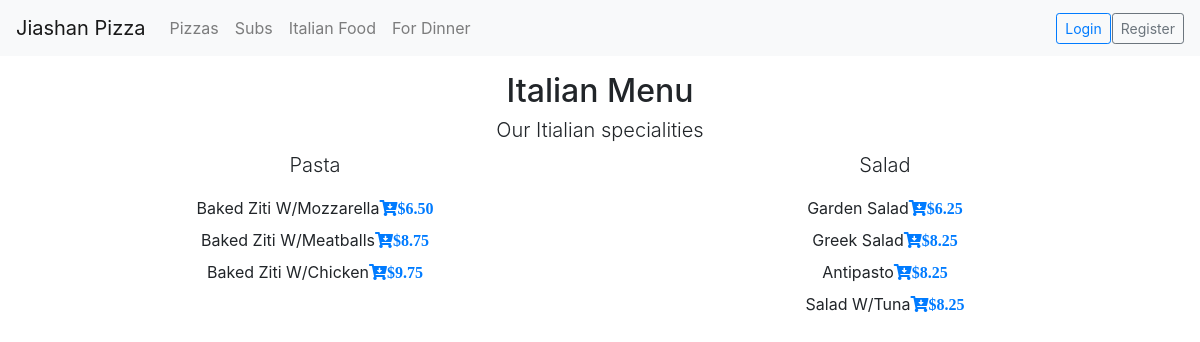
/italian, run on an earlier commit of the app's database.
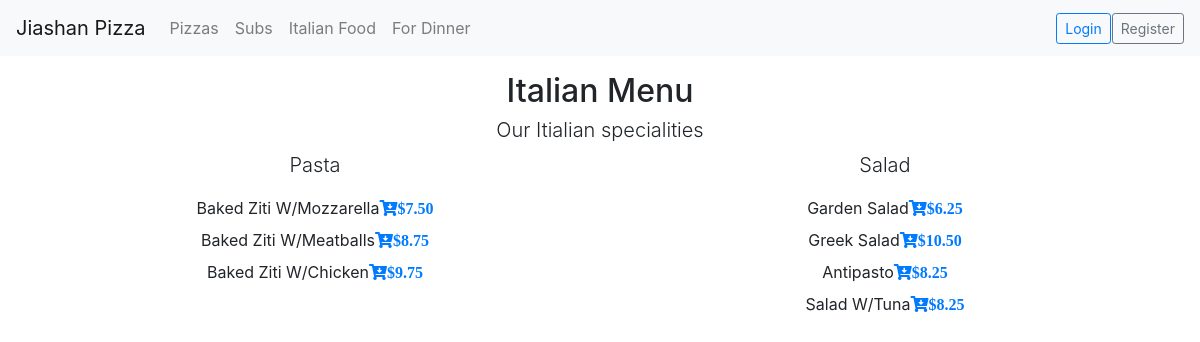
And on a later commit of the database.
### orders/models.py (models this page shows, shortened)
class Pasta (models.Model):
    name = models.CharField(max_length=64)
    price = models.DecimalField(max_digits=5, decimal_places=2)

class Salad (models.Model):
    name = models.CharField(max_length=64)
    price = models.DecimalField(max_digits=5, decimal_places=2)

### orders/views.py (the view)
# urls.py: path("italian", views.italian, name="italian"),
def italian(request):
    pasta = Pasta.objects.all()
    salad = Salad.objects.all()
    context = {
    "user": request.user,
    "pasta": pasta,
    "salad": salad,
    }
    return render(request, "orders/italian.html", context)

### orders/templates/orders/italian.html (shortened to what this page needs)
{% extends "orders/base.html" %}
{% block body %}
<div class="container text-center">
  <div class="row justify-content-center margin-top">
    <div class="col-4">
      <h2>Italian Menu</h2>
      <h4 class="lead">Our Itialian specialities</h4>
    </div>
  </div>
  <div class="row">
    <div class="col">
      <p class="lead">Pasta</p>
      <dl class="text-center Capitalize">
        {% for p in pasta %}
        <dd class="item">{{ p.name }}<a href="#" data-type='pasta' data-order='{"ID":"{{p.id}}", "name":"{{p.name}}", "price":{{p.price}}}' class="fas fa-cart-arrow-down new-order">${{p.price}}</a></dd>
        {% endfor %}
      </dl>
    </div>
    <div class="col">
      <p class="lead">Salad</p>
      <dl class="text-center Capitalize">
        {% for p in salad %}
        <dd class="item">{{ p.name }}<a href="#" data-type='salad' data-order='{"ID":"{{p.id}}", "name":"{{p.name}}", "price":{{p.price}}}' class="fas fa-cart-arrow-down new-order">${{p.price}}</a></dd>
        {% endfor %}
      </dl>
    </div>
  </div>
</div>
{% endblock %}

What changed in the data, as far as the page shows it:
changed Pasta "Baked Ziti W/Mozzarella": price "6.50" → "7.50"
changed Salad "Greek Salad": price "8.25" → "10.50"
